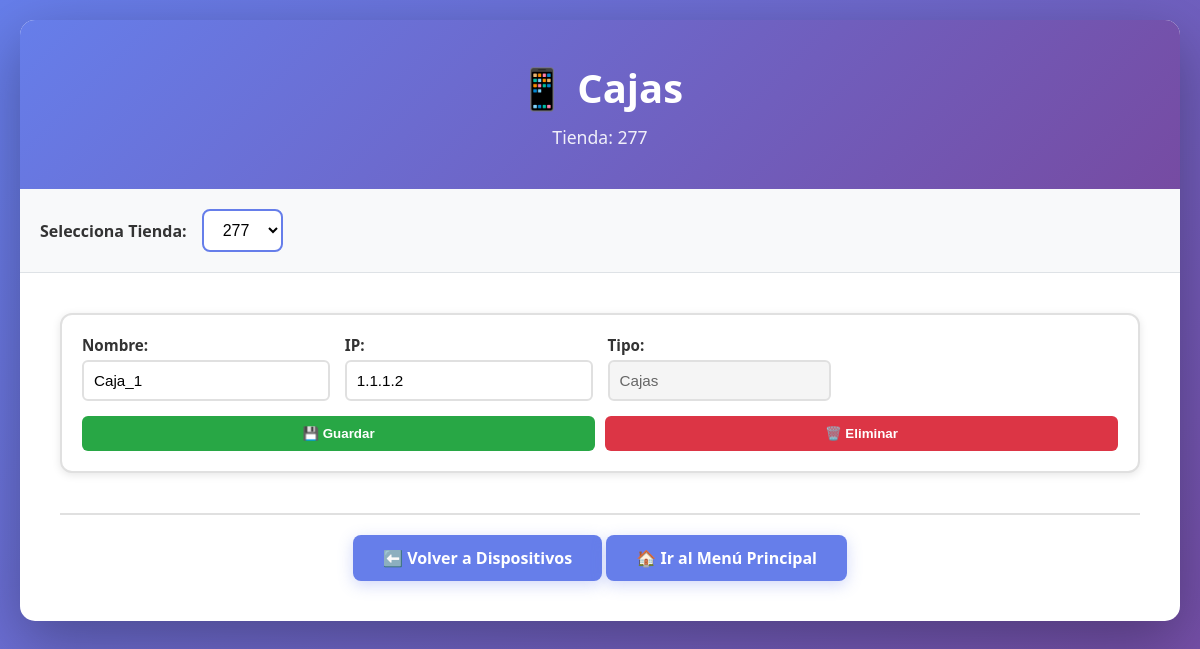
Page /dispositivos/tipo?tipo=Cajas&tienda=277 on the committed database.
### db.py (models this page shows)
class Dispositivo(Base):
    __tablename__ = "dispositivos"
    id = Column(Integer, primary_key=True, index=True)
    nombre = Column(String, nullable=False)
    ip = Column(String, nullable=False, unique=True)
    tipo = Column(String, nullable=False)
    tienda = Column(String, nullable=False)

### main.py (the view)
@app.get("/dispositivos/tipo")
def dispositivos_por_tipo(request: Request, tipo: str = Query(...), tienda: str = Query(None)):
    db = Session()
    try:
        todas_tiendas = obtener_todas_las_tiendas()
        if not todas_tiendas:
            return templates.TemplateResponse("dispositivos_vacio.html", {
                "request": request
            })
        if not tienda:
            tienda = todas_tiendas[0]
        if tienda not in todas_tiendas:
            tienda = todas_tiendas[0]
        dispositivos = db.query(Dispositivo).filter(
            Dispositivo.tipo == tipo,
            Dispositivo.tienda == tienda
        ).all()
        return templates.TemplateResponse("dispositivos_tipo.html", {
            "request": request,
            "tienda_actual": tienda,
            "todas_tiendas": todas_tiendas,
            "tipo": tipo,
            "dispositivos": dispositivos
        })
    finally:
        db.close()

### templates/dispositivos_tipo.html (shortened to what this page needs)
<!DOCTYPE html>
<html lang="es">
<head>
    <link rel="stylesheet" href="/static/style.css">
</head>
<body>
    <div class="container">
        <header>
            <h1>📱 {{ tipo }}</h1>
            <p>Tienda: {{ tienda_actual }}</p>
        </header>
        <nav class="tienda-selector">
            <label for="tienda">Selecciona Tienda:</label>
            <select id="tienda" onchange="cambiarTienda()">
                {% for t in todas_tiendas %}
                    <option value="{{ t }}" {% if t == tienda_actual %}selected{% endif %}>{{ t }}</option>
                {% endfor %}
            </select>
        </nav>
        <div class="content">
            {% if dispositivos %}
                <div class="dispositivos-lista">
                    {% for dispositivo in dispositivos %}
                        <div class="dispositivo-item" id="dispositivo-{{ dispositivo.id }}">
                            <form method="POST" action="/actualizar_dispositivo/{{ dispositivo.id }}" class="dispositivo-form" onsubmit="return enviarFormulario(event, {{ dispositivo.id }})">
                                <div class="dispositivo-campo">
                                    <label>Nombre:</label>
                                    <input type="text" name="nombre" value="{{ dispositivo.nombre }}" required>
                                </div>
                                <div class="dispositivo-campo">
                                    <label>IP:</label>
                                    <input type="text" name="ip" value="{{ dispositivo.ip }}" required>
                                </div>
                                <div class="dispositivo-campo-tipo">
                                    <label>Tipo:</label>
                                    <div class="tipo-con-estado">
                                        <input type="text" name="tipo" value="{{ dispositivo.tipo }}" readonly class="readonly">
                                        <span class="estado-guardado" id="estado-{{ dispositivo.id }}"></span>
                                    </div>
                                </div>
                                <div class="dispositivo-acciones">
                                    <button type="submit" class="btn-guardar" id="btn-guardar-{{ dispositivo.id }}">💾 Guardar</button>
                                    <button type="button" class="btn-eliminar-dispositivo" onclick="eliminarDispositivo({{ dispositivo.id }}, '{{ tipo }}', '{{ tienda_actual }}', '{{ dispositivo.nombre }}')">🗑️ Eliminar</button>
                                </div>
                            </form>
                        </div>
                    {% endfor %}
                </div>
            {% else %}
                <div class="empty-state">
                    <p>No hay dispositivos de este tipo en {{ tienda_actual }}</p>
                </div>
            {% endif %}
            <div class="admin-section">
                <a href="/dispositivos?tienda={{ tienda_actual }}" class="btn-back">⬅️ Volver a Dispositivos</a>
                <a href="/?tienda={{ tienda_actual }}" class="btn-back">🏠 Ir al Menú Principal</a>
            </div>
        </div>
    </div>
</body>
</html>

### static/style.css (style rules this page uses)
* { margin: 0; padding: 0; box-sizing: border-box; }
body { font-family: 'Segoe UI', Tahoma, Geneva, Verdana, sans-serif; background: linear-gradient(135deg, #667eea 0%, #764ba2 100%); min-height: 100vh; padding: 20px; }
.container { max-width: 1200px; margin: 0 auto; background: white; border-radius: 15px; box-shadow: 0 20px 60px rgba(0, 0, 0, 0.3); overflow: hidden; }
header { background: linear-gradient(135deg, #667eea 0%, #764ba2 100%); color: white; padding: 40px 20px; text-align: center; }
header h1 { font-size: 2.5em; margin-bottom: 10px; }
header p { font-size: 1.1em; opacity: 0.9; }
.tienda-selector { background: #f8f9fa; padding: 20px; display: flex; align-items: center; gap: 15px; border-bottom: 1px solid #dee2e6; }
.tienda-selector label { font-weight: 600; color: #333; }
.tienda-selector select { padding: 10px 15px; border: 2px solid #667eea; border-radius: 8px; font-size: 1em; cursor: pointer; background: white; transition: all 0.3s; }
.content { padding: 40px; }
.admin-section { margin-top: 40px; padding-top: 20px; border-top: 2px solid #e0e0e0; text-align: center; }
.btn-submit, .btn-back, .btn-cancel { flex: 1; padding: 12px 20px; font-size: 1em; font-weight: 600; border: none; border-radius: 8px; cursor: pointer; transition: all 0.3s ease; }
.btn-back { display: inline-block; background: #667eea; color: white; padding: 12px 30px; text-decoration: none; border-radius: 8px; font-weight: 600; transition: all 0.3s ease; box-shadow: 0 4px 15px rgba(102, 126, 234, 0.3); }
.dispositivos-lista { display: flex; flex-direction: column; gap: 15px; }
.dispositivo-item { background: white; border: 2px solid #e0e0e0; border-radius: 12px; padding: 20px; transition: all 0.3s ease; box-shadow: 0 2px 8px rgba(0, 0, 0, 0.1); }
.dispositivo-form { display: grid; grid-template-columns: repeat(auto-fit, minmax(200px, 1fr)); gap: 15px; align-items: end; }
.dispositivo-campo { display: flex; flex-direction: column; }
.dispositivo-campo label { font-weight: 600; color: #333; margin-bottom: 5px; font-size: 0.95em; }
.dispositivo-campo input { padding: 10px; border: 2px solid #e0e0e0; border-radius: 6px; font-size: 0.95em; transition: all 0.3s ease; }
.dispositivo-acciones { display: flex; gap: 10px; grid-column: 1 / -1; }
.btn-guardar { background: #28a745; color: white; border: none; padding: 10px 20px; border-radius: 6px; font-weight: 600; cursor: pointer; transition: all 0.3s ease; flex: 1; }
.btn-eliminar-dispositivo { background: #dc3545; color: white; border: none; padding: 10px 20px; border-radius: 6px; font-weight: 600; cursor: pointer; transition: all 0.3s ease; flex: 1; }
.estado-guardado { display: inline-block; padding: 5px 10px; border-radius: 6px; font-weight: 600; font-size: 0.9em; min-width: 80px; text-align: center; }
.dispositivo-campo-tipo { display: flex; flex-direction: column; }
.dispositivo-campo-tipo label { font-weight: 600; color: #333; margin-bottom: 5px; font-size: 0.95em; }
.tipo-con-estado { display: flex; align-items: center; gap: 10px; }
.tipo-con-estado input { flex: 1; padding: 10px; border: 2px solid #e0e0e0; border-radius: 6px; font-size: 0.95em; background: #f5f5f5; cursor: not-allowed; color: #666; }
.estado-guardado { display: inline-block; padding: 8px 12px; border-radius: 6px; font-weight: 600; font-size: 0.9em; white-space: nowrap; min-width: auto; text-align: center; height: fit-content; }

### rows in the picture
Dispositivo: tipo "Cajas", nombre "Caja_1", ip "1.1.1.2"

### other values in the picture
{{ tienda_actual }} "277"
form field value "277"
